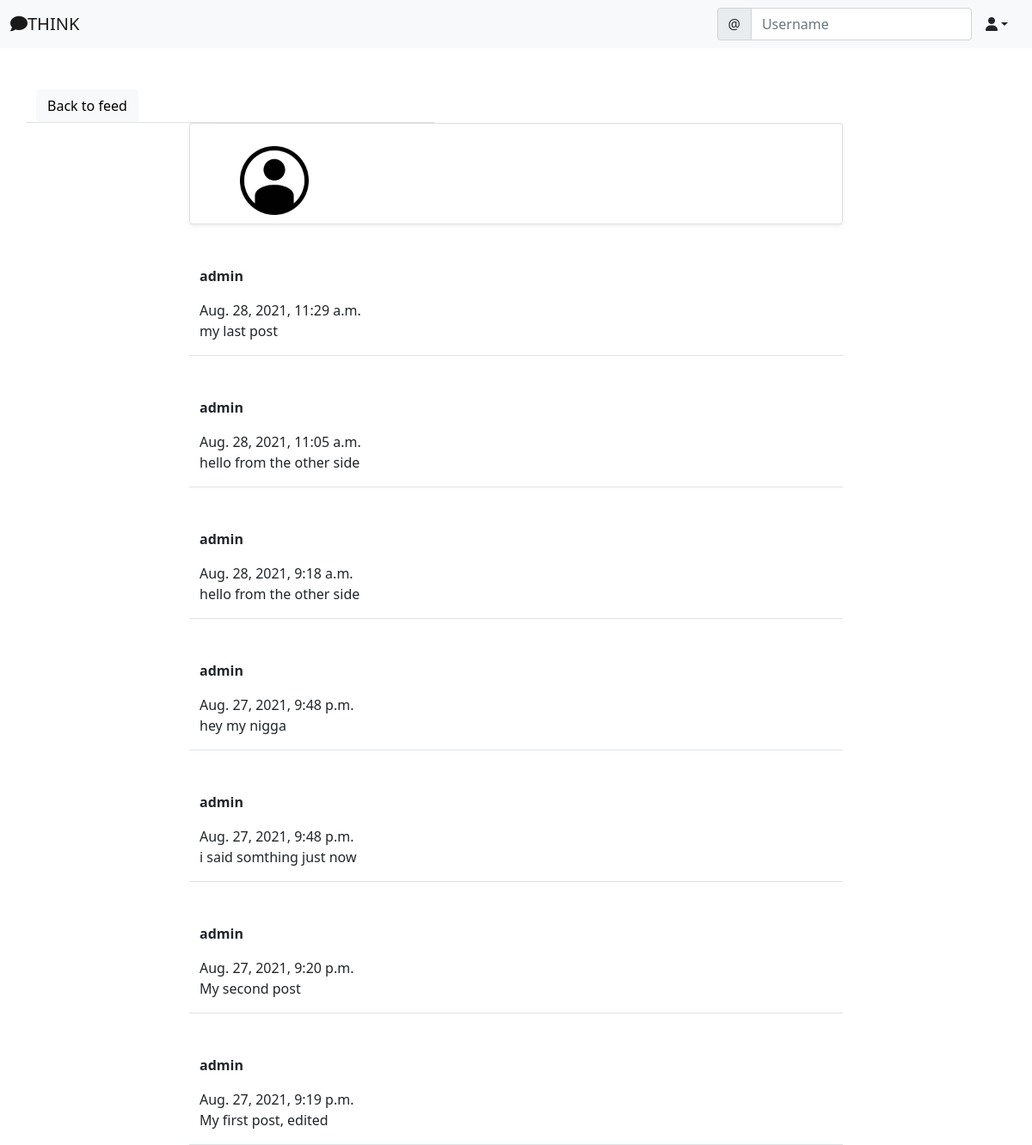
Screenshot of /social/profile/1 with the database file from the repository.
### social/models.py (models this page shows)
class UserProfile(models.Model):
    user = models.OneToOneField(User, primary_key=True, verbose_name='user', related_name='profile', on_delete=models.CASCADE)
    name = models.CharField(max_length=30, blank=True, null=True)
    birth_date = models.DateTimeField(null=True, blank=True)
    location = models.CharField(max_length=100, blank=True, null=True)
    picture = models.ImageField(upload_to='uploads/profile_pictures', default='uploads/profile_pictures/Anonymous.jpg', blank=True)

class Post(models.Model):
    body = models.TextField()
    created_on = models.DateTimeField(default=timezone.now)
    author = models.ForeignKey(User, on_delete=models.CASCADE)

### social/views.py (the view)
# urls.py: path('profile/<int:pk>', ProfileView.as_view(), name="profile"),
class ProfileView(View):
    def get(self, request, pk, *args, **kwargs):
        profile = UserProfile.objects.get(pk=pk)
        user = profile.user
        posts = Post.objects.filter(author=user).order_by('-created_on')
        context = {
            'user': user,
            'profile': profile,
            'posts': posts
        }
        return render(request, 'social/profile.html', context)

### social/templates/social/profile.html (shortened to what this page needs)
{% extends 'landing/base.html' %}
{% block content %}
    <div class="container">
        <div class="row mt-5">
            <div class="col-md-5 col-sm-6 border-bottom">
                <a href="{% url 'post-list' %}" class="btn btn-light">Back to feed</a>
            </div>
        </div>
        <div class="row justify-content-center mb-5">
            <div class="card shadow-sm col-md-8 col-sm-12 border-bottom px-5 pt-3">
                <img src="{{ profile.picture.url }}" class="rounded-circle" width="100" height="100"/>
            </div>
        </div>
        {% for post in posts %}
            <div class="row justify-content-center mt-5">
                <div class="col-md-8 col-sm-12 border-bottom position-relative">
                    <p><strong>{{ post.author }}</strong></p> {{ post.created_on }}
                    <p>{{ post.body }}</p>
                </div>
            </div>
        {% endfor %}
    </div>
{% endblock content%}

### rows the page displays
UserProfile: picture (placeholder picture)
Post: author "admin", created_on "Aug. 28, 2021, 11:29 a.m.", body "my last post"
Post: author "admin", created_on "Aug. 28, 2021, 11:05 a.m.", body "hello from the other side"
Post: author "admin", created_on "Aug. 28, 2021, 9:18 a.m.", body "hello from the other side"
Post: author "admin", created_on "Aug. 27, 2021, 9:48 p.m.", body "hey my nigga"
Post: author "admin", created_on "Aug. 27, 2021, 9:48 p.m.", body "i said somthing just now"
Post: author "admin", created_on "Aug. 27, 2021, 9:20 p.m.", body "My second post"
Post: author "admin", created_on "Aug. 27, 2021, 9:19 p.m.", body "My first post, edited"
